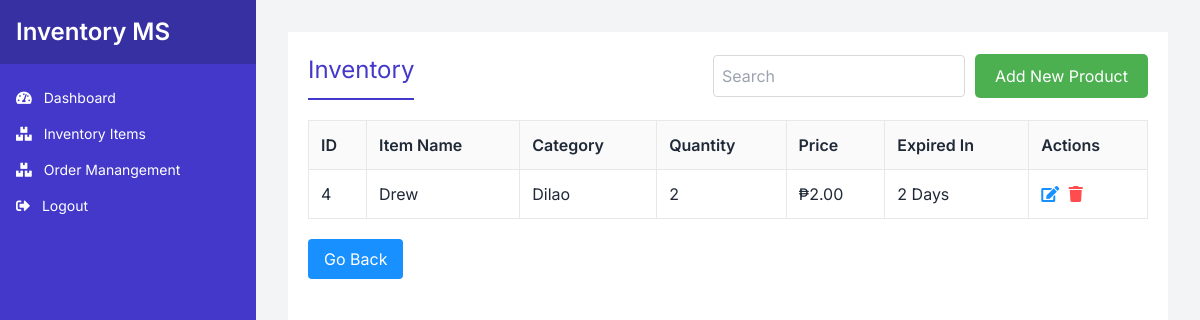
Page /inventory/inventory-items/ on the earlier database version.
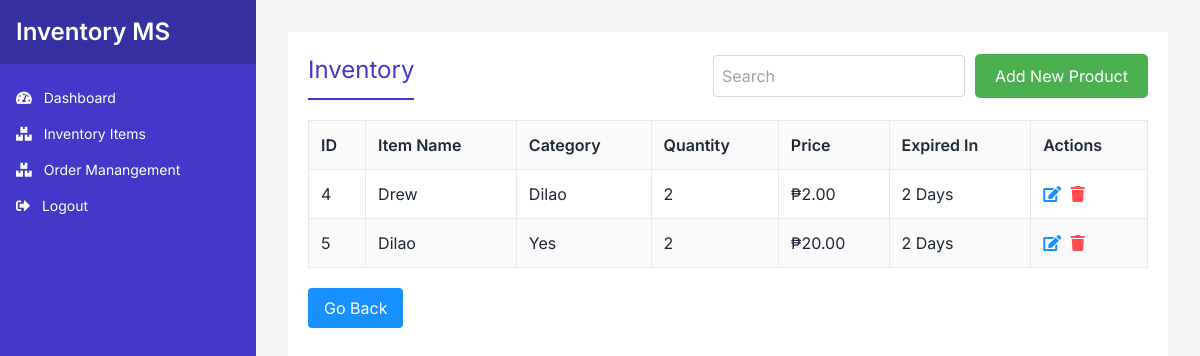
Same page on the later database version.
### inventory/models.py (models this page shows)
class InventoryItem(models.Model):
    id = models.AutoField(primary_key=True)
    name = models.CharField(max_length=255)
    category = models.CharField(max_length=255)
    quantity = models.IntegerField()
    price = models.DecimalField(max_digits=10, decimal_places=2)
    expiry_days = models.IntegerField()

### inventory/views.py (the view)
# urls.py: path('inventory-items/', views.inventory_items, name='inventory_items'),
def inventory_items(request):
    inventory_items = InventoryItem.objects.all()
    return render(request, 'inventory/inventory_items.html', {
        'inventory_items': inventory_items,
    })

### inventory/templates/inventory/inventory_items.html (shortened to what this page needs)
{% extends 'inventory/dashboard.html' %}
{% load static %}
{% block content %}
<link rel="stylesheet" href="{% static 'css/inventory_items.css' %}">
<div class="container">
    <main class="main-content">
        <div class="content-header">
            <h1>Inventory</h1>
            <div class="search-add">
                <input type="text" placeholder="Search">
                <button class="add-product" onclick="openAddProductModal()">Add New Product</button>
            </div>
        </div>
        <table class="inventory-table">
            <thead>
                <tr>
                    <th>ID</th>
                    <th>Item Name</th>
                    <th>Category</th>
                    <th>Quantity</th>
                    <th>Price</th>
                    <th>Expired In</th>
                    <th>Actions</th>
                </tr>
            </thead>
            <tbody id="inventoryTableBody">
                {% for item in inventory_items %}
                <tr>
                    <td>{{ item.id }}</td>
                    <td>{{ item.name }}</td>
                    <td>{{ item.category }}</td>
                    <td>{{ item.quantity }}</td>
                    <td>₱{{ item.price|floatformat:2 }}</td>
                    <td>{{ item.expiry_days }} Days</td>
                    <td>
                        <button class="edit" onclick="editItem('{{ item.id }}')"><i class="fas fa-edit"></i></button>
                        <button class="delete" onclick="deleteItem('{{ item.id }}')"><i class="fas fa-trash"></i></button>
                    </td>
                </tr>
                {% empty %}
                <tr>
                    <td colspan="7">No inventory items found.</td>
                </tr>
                {% endfor %}
            </tbody>
        </table>
        <button class="go-back" onclick="history.back()">Go Back</button>
    </main>
</div>
{% endblock %}

Differences in the rows shown:
added InventoryItem: id "5", name "Dilao", category "Yes", quantity "2", price "20.00", expiry_days "2"
